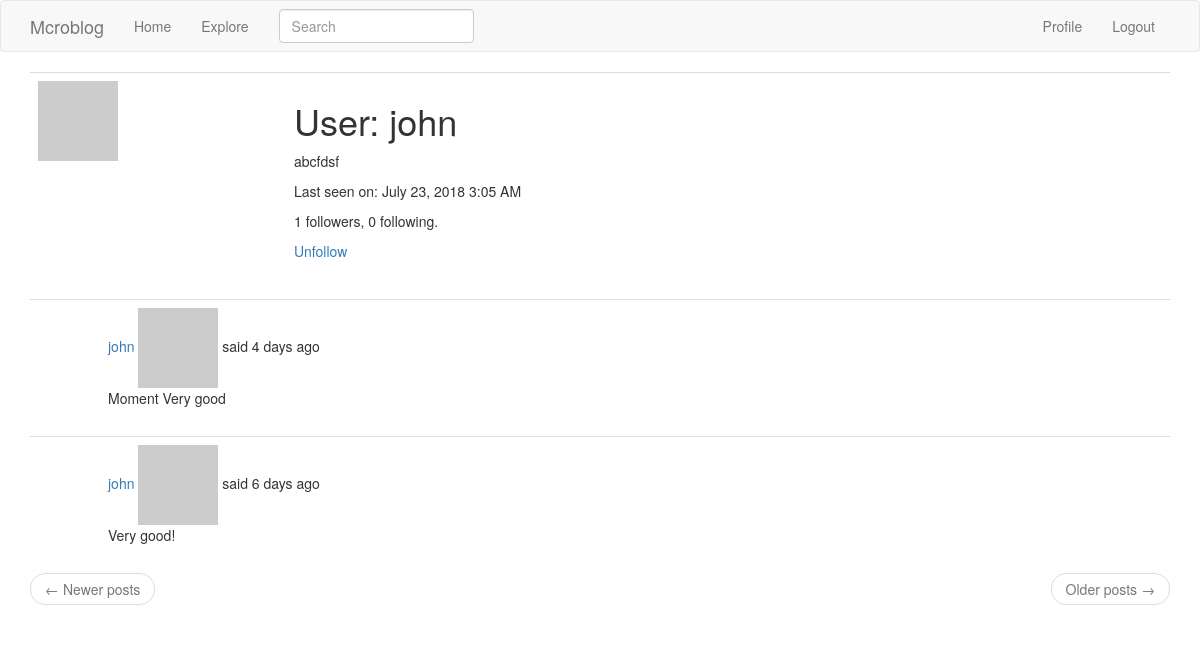
The page /user/john (signed in) on the database as committed earlier.
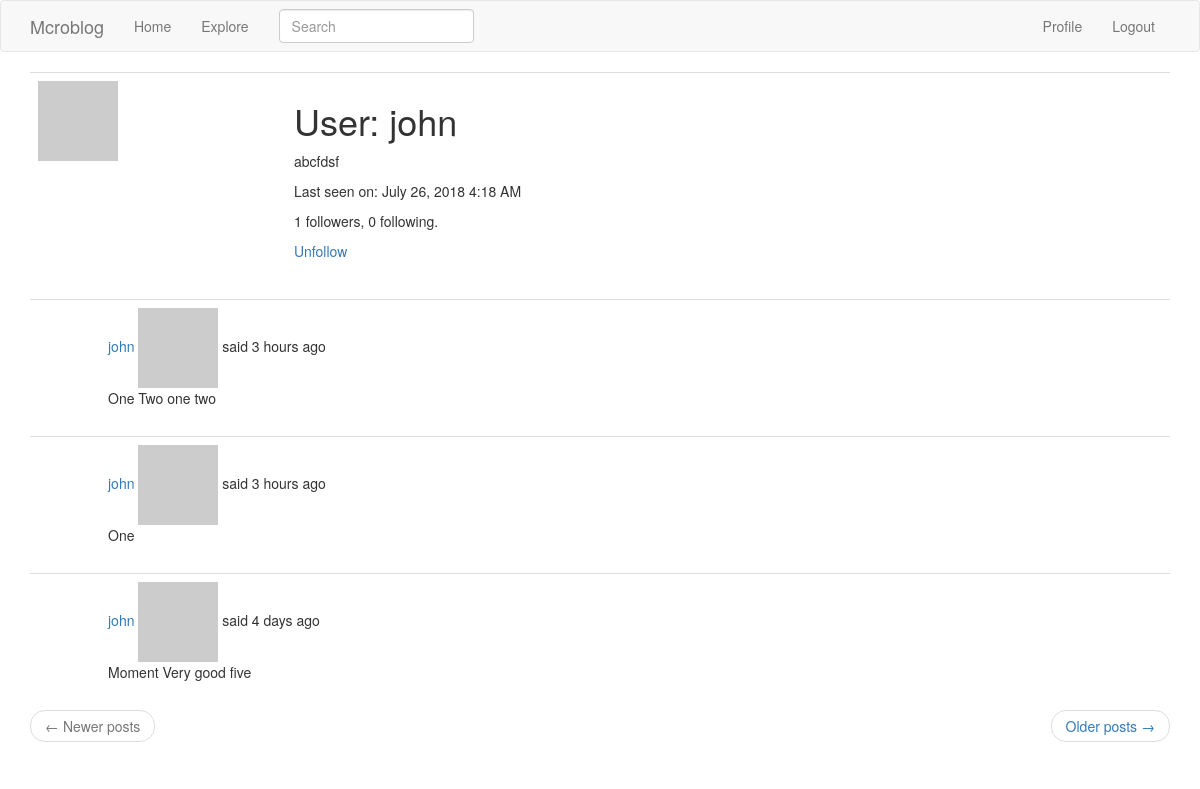
The same page on the database as committed later.
### app/models.py (models this page shows, shortened)
class User(UserMixin, db.Model):
    id = db.Column(db.Integer, primary_key=True)
    username = db.Column(db.String(64), index=True, unique=True)
    email = db.Column(db.String(120), index=True, unique=True)
    password_hash = db.Column(db.String(128))
    posts = db.relationship('Post', backref='author', lazy='dynamic')
    about_me = db.Column(db.String(140))
    last_seen = db.Column(db.DateTime, default=datetime.utcnow)
    followed = db.relationship(
        'User', secondary=followers,
        primaryjoin=(followers.c.follower_id == id),
        secondaryjoin=(followers.c.followed_id == id),
        backref=db.backref('followers', lazy='dynamic'),
        lazy='dynamic'
    )
    def is_following(self, user):
        return self.followed.filter(
            followers.c.followed_id == user.id).count() > 0
    def avatar(self, size):
        digest = md5(self.email.lower().encode('utf-8')).hexdigest()
        return 'https://www.gravatar.com/avatar/{}?d=identicon&s={}'.format(digest, size)

class SearchableMixin(object):
    @classmethod
    def before_commit(cls, session):
        session._changes = {
            'add': list(session.new),
            'update': list(session.dirty),
            'delete': list(session.deleted)
        }
    @classmethod
    def after_commit(cls, session):
        for obj in session._changes['add']:
            if isinstance(obj, SearchableMixin):
                add_to_index(obj.__tablename__, obj)
        for obj in session._changes['update']:
            if isinstance(obj, SearchableMixin):
                add_to_index(obj.__tablename__, obj)
        for obj in session._changes['delete']:
            if isinstance(obj, SearchableMixin):
                remove_from_index(obj.__tablename__, obj)
        session._changes = None

class Post(SearchableMixin, db.Model):
    __searchable__ = ['body']
    id = db.Column(db.Integer, primary_key=True)
    body = db.Column(db.String(140))
    timestamp = db.Column(db.DateTime, index=True, default=datetime.utcnow)
    user_id = db.Column(db.Integer, db.ForeignKey('user.id'))
    language = db.Column(db.String(5))

### app/main/routes.py (the view)
@bp.route('/user/<username>')
@login_required
def user(username):
    user = User.query.filter_by(username=username).first_or_404()
    page = request.args.get('page', 1, type=int)
    posts = user.posts.order_by(Post.timestamp.desc()).paginate(
        page, current_app.config['POSTS_PER_PAGE'], False)
    next_url = url_for('main.user', username=user.username,
                       page=posts.next_num) if posts.has_next else None
    prev_url = url_for('main.user', username=user.username,
                       page=posts.prev_num) if posts.has_prev else None
    return render_template('user.html', user=user, posts=posts.items,
                           next_url=next_url, prev_url=prev_url)

### app/main/forms.py
class SearchForm(FlaskForm):
    q = StringField(_l('Search'), validators=[DataRequired()])
    def __init__(self, *args, **kwargs):
        if 'formdata' not in kwargs:
            kwargs['formdata'] = request.args
        if 'csrf_enabled' not in kwargs:
            kwargs['csrf_enabled'] = False
        super(SearchForm, self).__init__(*args, **kwargs)

### app/main/routes.py (called while the page is built)
@bp.before_app_request
def before_request():
    if current_user.is_authenticated:
        current_user.last_seen = datetime.utcnow()
        db.session.commit()
        g.search_form = SearchForm()
    g.locale = str(get_locale())

### app/models.py (called while the page is built)
@login.user_loader
def load_user(id):
    return User.query.get(int(id))

### app/templates/user.html
{% extends "base.html" %}
{% block app_content %}
    <table class="table table-hover">
        <tr>
            <td width="256px"><img src="{{ user.avatar(256) }}"></td>
            <td>
                <h1>User: {{ user.username }}</h1>
                {% if user.about_me %}<p>{{ user.about_me }}</p>{% endif %}
                {% if user.last_seen %}<p>Last seen on: {{ moment(user.last_seen).format('LLL') }}</p>{% endif %}
                <p>{{ user.followers.count() }} followers, {{ user.followed.count() }} following.</p>
                {% if user == current_user %}
                    <p><a href="{{ url_for('main.edit_profile') }}">Edit your profile</a></p>
                {% elif not current_user.is_following(user) %}
                    <p><a href="{{ url_for('main.follow', username=user.username) }}">Follow</a></p>
                {% else %}
                    <p><a href="{{ url_for('main.unfollow', username=user.username) }}">Unfollow</a></p>
                {% endif %}
            </td>
        </tr>
    </table>
    {% for post in posts %}
        {% include '_post.html' %}
    {% endfor %}
    <nav aria-label="...">
        <ul class="pager">
            <li class="previous{% if not prev_url %} disabled{% endif %}">
                <a href="{{ prev_url or '#' }}">
                    <span aria-hidden="true">&larr;</span> Newer posts
                </a>
            </li>
            <li class="next{% if not next_url %} disabled{% endif %}">
                <a href="{{ next_url or '#' }}">
                    Older posts <span aria-hidden="true">&rarr;</span>
                </a>
            </li>
        </ul>
    </nav>
{% endblock %}

### app/templates/_post.html (shortened to what this page needs)
<table class="table table-hover">
    <tr>
        <td width="70px">
        </td>
        <td>
            <a href="{{ url_for('main.user', username=post.author.username) }}">
                {{ post.author.username }}
            </a>
            {{ _('%(username)s said %(when)s', username=user_link, when=moment(post.timestamp).fromNow()) }}
        <br>
            <span id="post{{ post.id }}">{{ post.body }}</span>
        </td>
    </tr>
</table>

Rows that differ between the two databases and show on the page:
no longer on this page (row edited): Post: author.username "john", body "Very good!"
changed User "john": last_seen "July 23, 2018 3:05 AM" → "July 26, 2018 4:18 AM"
added Post: author.username "john", body "One Two one two"
added Post: author.username "john", body "One"
changed Post: body "Moment Very good" → "Moment Very good five"
